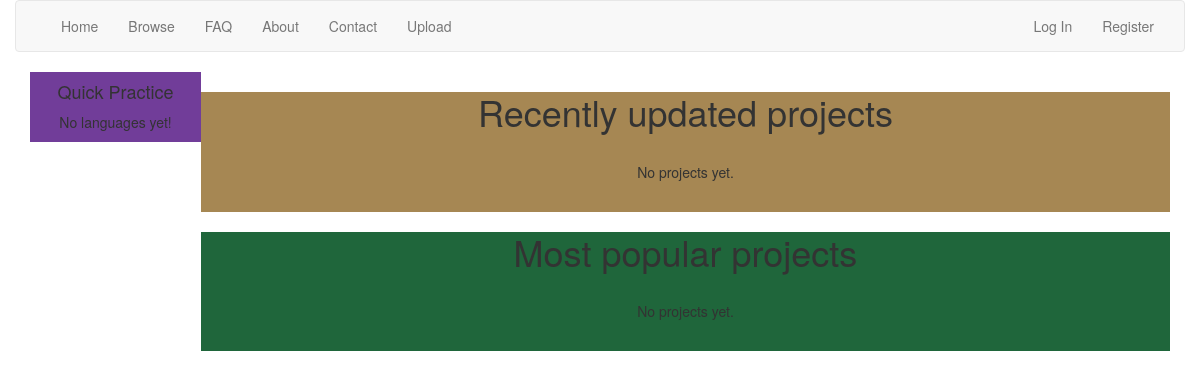
Before: / with the older database file.
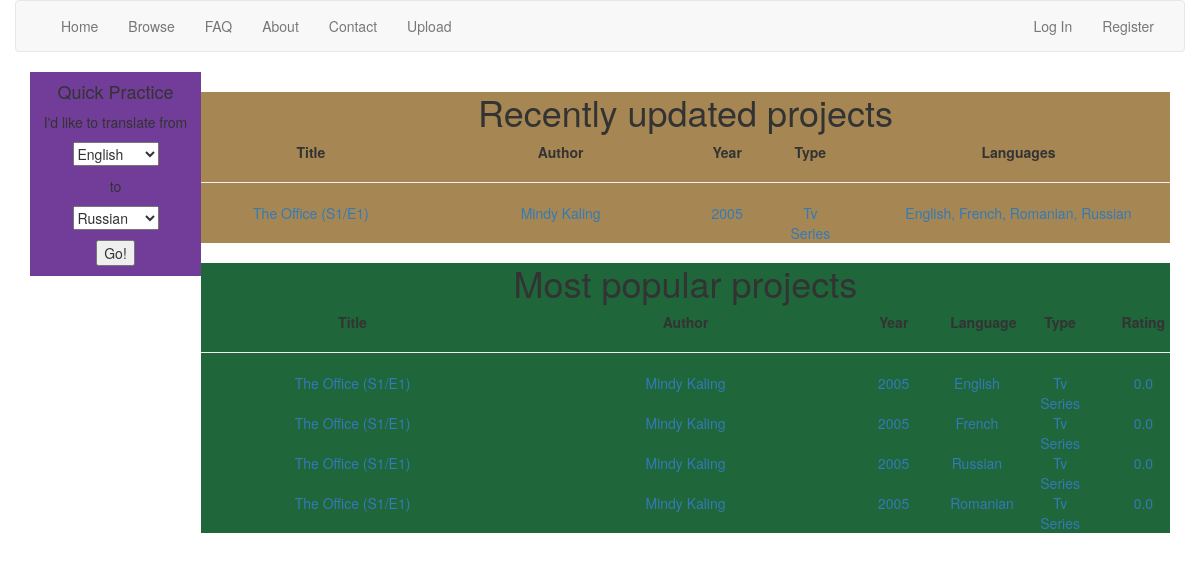
After: the same page with the newer database file.
### tables this page shows
CREATE TABLE 'projects' ('id' INTEGER PRIMARY KEY AUTOINCREMENT NOT NULL, 'type' TEXT NOT NULL,'title' TEXT NOT NULL, 'author' TEXT NOT NULL, 'year' INTEGER NOT NULL, 'user_id'  INTEGER NOT NULL  , 'line_count' INTEGER, 'season' INTEGER, 'episode' INTEGER, 'poster'  TEXT NOT NULL  , 'description'  TEXT NOT NULL  );

CREATE TABLE 'versions' ('id' INTEGER PRIMARY KEY AUTOINCREMENT NOT NULL, 'project_id' INTEGER NOT NULL, 'user_id' INTEGER NOT NULL, 'language' TEXT NOT NULL, 'timestamp' DATETIME NOT NULL, 'rating' REAL DEFAULT 0.0);

### application.py (the view)
@app.route("/")
def index():
    all_versions = db.execute("SELECT * FROM versions")
    possible_languages = []
    for version in all_versions:
        if version["language"] not in possible_languages:
            possible_languages.append(version["language"])
    possible_from_languages = sorted(possible_languages)
    possible_to_languages = sorted(possible_languages, reverse=True)
    new_versions = db.execute("SELECT * FROM versions ORDER BY timestamp DESC")
    new_projects = []
    if len(new_versions) > 0:
        different_projects = []
        for version in new_versions:
            if version["project_id"] not in different_projects:
                different_projects.append(version["project_id"])
                if len(different_projects) == 10:
                    break
            else:
                continue
        for id in different_projects:
            rows = db.execute("SELECT * FROM projects WHERE id = :id", id=id)
            new_projects.append(rows[0])
        for project in new_projects:
            if project["type"].lower() == "tv series":
                project["title"] += (" (s" + str(project["season"]) + "/e" + str(project["episode"]) +")")
            rows = db.execute("SELECT * FROM versions WHERE project_id = :project_id",
                              project_id=project["id"])
            languages_list = []
            for row in rows:
                if row["language"] not in languages_list:
                    languages_list.append(row["language"])
            languages_list = sorted(languages_list)
            languages_string = ""
            for language in languages_list:
                languages_string += (language + ", ")
            languages_string = languages_string[:-2]
            project["languages"] = languages_string
    popular_versions = db.execute("SELECT * FROM versions ORDER BY rating DESC LIMIT 10")
    if len(popular_versions) > 0:
        for version in popular_versions:
            projects = db.execute("SELECT * FROM projects WHERE id = :id", id=version["project_id"])
            version["type"] = projects[0]["type"]
            version["title"] = projects[0]["title"]
            if version["type"].lower() == "tv series":
                version["title"] += (" (s" + str(projects[0]["season"]) + "/e" + str(projects[0]["episode"]) +")")
            version["author"] = projects[0]["author"]
            version["year"] = projects[0]["year"]
    return render_template("index.html", possible_from_languages=possible_from_languages,
                           possible_to_languages=possible_to_languages, new_projects=new_projects,
                           popular_versions=popular_versions)

### templates/index.html (shortened to what this page needs)
{% extends "layout.html" %}
{% block main %}
    <div class="container">
        <div class="leftindex">
            <h4>Quick Practice</h4>
            {% if possible_from_languages|length == 0 %}
                <p>No languages yet!</p>
            {% else %}
                <p>I'd like to translate from</p>
                <p>
                    <select name="from_language" form="quick_practice_form">
                        {% for language in possible_from_languages %}
                            <option value="{{ language }}">{{ language.title() }}</option>
                        {% endfor %}
                    </select>
                </p>
                <p>to</p>
                <p>
                    <select name="to_language" form="quick_practice_form">
                        {% for language in possible_to_languages %}
                            <option value="{{ language }}">{{ language.title() }}</option>
                        {% endfor %}
                    </select>
                </p>
                <form action="{{ url_for('quick_practice') }}" method="post" id="quick_practice_form">
                    <p><button type="submit">Go!</button></p>
                </form>
            {% endif %}
        </div>
        <div class="rightindex">
            <div class="topindex">
                <h1>Recently updated projects</h1>
                    {% if new_projects|length == 0 %}
                        <br>
                        <p>No projects yet.</p>
                        <br>
                    {% else %}
                        <div class="row">
                            <div class="col-xs-3"><strong>Title</strong></div>
                            <div class="col-xs-3"><strong>Author</strong></div>
                            <div class="col-xs-1"><strong>Year</strong></div>
                            <div class="col-xs-1"><strong>Type</strong></div>
                            <div class="col-xs-4"><strong>Languages</strong></div>
                        </div>
                        <hr>
                        {% for project in new_projects %}
                            <a href="{{ url_for('view_project', id=project['id']) }}">
                            <div class="row">
                                <div class="col-xs-3"> {{ project["title"].title() }} </div>
                                <div class="col-xs-3"> {{ project["author"].title() }} </div>
                                <div class="col-xs-1"> {{ project["year"] }} </div>
                                <div class="col-xs-1"> {{ project["type"].title() }} </div>
                                <div class="col-xs-4"> {{ project["languages"].title() }} </div>
                            </div>
                            </a>
                        {% endfor %}
                    {% endif %}
            </div>
            <div class="bottomindex">
                <h1>Most popular projects</h1>
                {% if popular_versions|length == 0 %}
                    <br>
                    <p>No projects yet.</p>
                    <br>
                {% else %}
                    <div class="row">
                            <div class="col-xs-4"><strong>Title</strong></div>
                            <div class="col-xs-4"><strong>Author</strong></div>
                            <div class="col-xs-1"><strong>Year</strong></div>
                            <div class="col-xs-1"><strong>Language</strong></div>
                            <div class="col-xs-1"><strong>Type</strong></div>
                            <div class="col-xs-1"><strong>Rating</strong></div>
                    </div>
                    <hr>
                    {% for version in popular_versions %}
                        <a href="{{ url_for('view_project', id=version['project_id']) }}">
                        <div class="row">
                            <div class="col-xs-4"> {{ version["title"].title() }} </div>
                            <div class="col-xs-4"> {{ version["author"].title() }} </div>
                            <div class="col-xs-1"> {{ version["year"] }} </div>
                            <div class="col-xs-1"> {{ version["language"].title() }} </div>
                            <div class="col-xs-1"> {{ version["type"].title() }} </div>
                            <div class="col-xs-1"> {{ version["rating"] }} </div>
                        </div>
                        </a>
                    {% endfor %}
                {% endif %}
            </div>
        </div>
    </div>
{% endblock %}

### templates/layout.html (shortened to what this page needs)
<!DOCTYPE html>
<html lang="en">
    <head>
        <link href="https://maxcdn.bootstrapcdn.com/bootstrap/3.3.7/css/bootstrap.min.css" rel="stylesheet"/>
        <link href="{{ url_for('static', filename='styles.css') }}" rel="stylesheet"/>
    </head>
    <body>
        <div class="container">
            <nav class="navbar navbar-default">
                <div class="container-fluid">
                    <div class="collapse navbar-collapse" id="navbar">
                        <ul class="nav navbar-nav">
                            <li><a href="{{ url_for('index') }}">Home</a></li>
                            <li><a href="{{ url_for('browse') }}">Browse</a></li>
                            <li><a href="{{ url_for('faq') }}">FAQ</a></li>
                            <li><a href="{{ url_for('about') }}">About</a></li>
                            <li><a href="{{ url_for('contact') }}">Contact</a></li>
                            <li class="dropdown">
                                <a class="dropdown-toggle" data-toggle="dropdown" href="#">Upload</a>
                            </li>
                        </ul>
                        {% if session.user_id %}
                            <ul class="nav navbar-nav navbar-right">
                                <li><a href="{{ url_for('log_out') }}">Log Out</a></li>
                                <!--
                                navigation dropdown bootstrap
                                https://www.w3schools.com/bootstrap/bootstrap_navbar.asp
                                -->
                                <li class="dropdown">
                                    <a class="dropdown-toggle" data-toggle="dropdown" href="#">My Account</a>
                                    <ul class="dropdown-menu">
                                        <li><a href="{{ url_for('view_details') }}">Account details</a></li>
                                        <li><a href="{{ url_for('view_history') }}">Account history</a></li>
                                    </ul>
                                </li>
                            </ul>
                        {% else %}
                            <ul class="nav navbar-nav navbar-right">
                                <li><a href="{{ url_for('log_in') }}">Log In</a></li>
                                <li><a href="{{ url_for('register') }}">Register</a></li>
                            </ul>
                        {% endif %}
                    </div>
                </div>
            </nav>
            <main>
                {% block main %}{% endblock %}
            </main>
        </div>
    </body>
</html>

### static/styles.css (style rules this page uses)
body, html { width: 100%; height: 100%; margin: 0; }
.leftindex { width: 15%; position: relative; float: left; background-color: #713D99; border-collapse: collapse; }
.rightindex { width: 85%; position: relative; float: right; border-collapse: collapse; }
.topindex { width: 100%; background-color: #A68753; border-collapse: collapse; }
.bottomindex { width: 100%; background-color: #1F663B; border-collapse: collapse; }
.container { margin-left: auto; margin-right: auto; text-align: center; width: 100%; height: 100%; }

Changed rows visible on the page:
added projects: title "The Office (S1/E1)", author "Mindy Kaling", year "2005", type "Tv Series", languages "English, French, Romanian, Russian"
added versions: title "The Office (S1/E1)", author "Mindy Kaling", year "2005", language "English", type "Tv Series", rating "0.0"
added versions: title "The Office (S1/E1)", author "Mindy Kaling", year "2005", language "French", type "Tv Series", rating "0.0"
added versions: title "The Office (S1/E1)", author "Mindy Kaling", year "2005", language "Russian", type "Tv Series", rating "0.0"
added versions: title "The Office (S1/E1)", author "Mindy Kaling", year "2005", language "Romanian", type "Tv Series", rating "0.0"
Other visible differences:
form field from_language: (not shown) → "English"
form field to_language: (not shown) → "Russian"
text no longer shown: "No languages yet! No projects yet. No projects yet."
text now shown: "I'd like to translate from to Go! Title Author Year Type Languages Title Author Year Language Type Rating"
